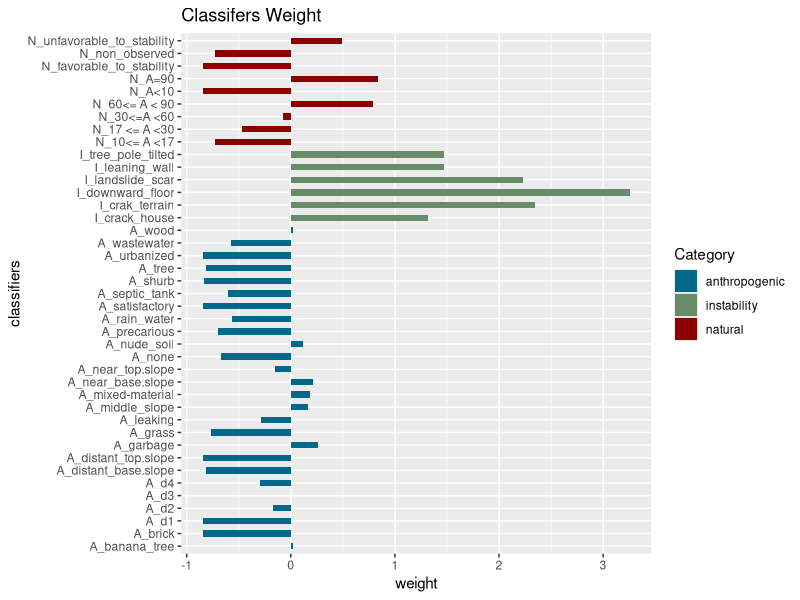

The R source for this figure:
## ---- chunk 1
knitr::opts_chunk$set(echo = TRUE)
## ---- chunk 2
library(readxl)
library(tidyverse)
weight_pairwisecomparision <- read_excel("weight_normalized.xlsx")
head(weight_pairwisecomparision)

weight_percentange <- read_excel("classifiers_weight_percentage.xlsx")

## ---- chunk 3

## Using df weight_percentange, I select just the classifiers from the main category (angle, natural coverage...) not the options (i.e. wood, brick, mixed)

classifiers <- weight_pairwisecomparision %>%
  select(Parameter, large_category, final_weight)

classifiers <- classifiers[-c(1:7,17:18,20:22,54),]

mean_classifiers <- mean(classifiers$final_weight)
sd_classifiers <- sd(classifiers$final_weight)

classifiers <- classifiers %>%
  mutate(zscore=(final_weight - mean(final_weight))/sd(final_weight))

#write.xlsx(classifiers, "classifiers.xls")



## ---- chunk 4

plot_classifiers <- ggplot(classifiers, aes(x=Parameter, y=zscore, label="classifier weight")) + 
  geom_bar(stat="identity", aes(fill=large_category), width=.5)  +
  labs(title= "Classifers Weight") + 
       ylab("weight") + xlab("classifiers") + 
  coord_flip()


#changing color of the plot
plot_classifiers + scale_fill_manual(values=c("deepskyblue4", "darkseagreen4", "darkred"), 
                                     name="Category",
                                     labels=c("anthropogenic", "instability", "natural")
                                     )

